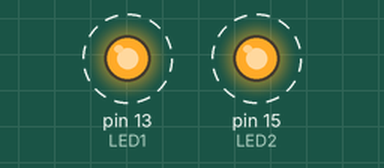
Recording of a sketch running on a simulated Arduino Uno, built with avr-gcc and run on an emulated ATmega328P. Shown: output pins drawn as LEDs (lit = HIGH). Dashed ring = blinking.

Above: at 0.5 s.
Timing chart, 0 to 4.6 s (numbered marks = the images above):
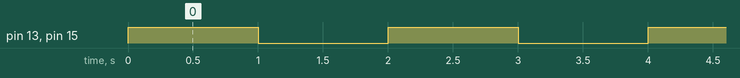

Measured:
- by itself, pin 13 (LED1), pin 15 (LED2): alternates HIGH for 1.0 s and LOW for 1.0 s

The sketch:

Lab5.ino
```cpp
int LED1 = 13;  //D7
int LED2 = 15;  //D8
void setup() {
pinMode(LED1, OUTPUT);
pinMode(LED2, OUTPUT);
}
void loop() {
digitalWrite(LED1, HIGH);
digitalWrite(LED2, HIGH);
 delay(1000);
digitalWrite(LED1, LOW);
digitalWrite(LED2, LOW);
 delay(1000);
}
```
